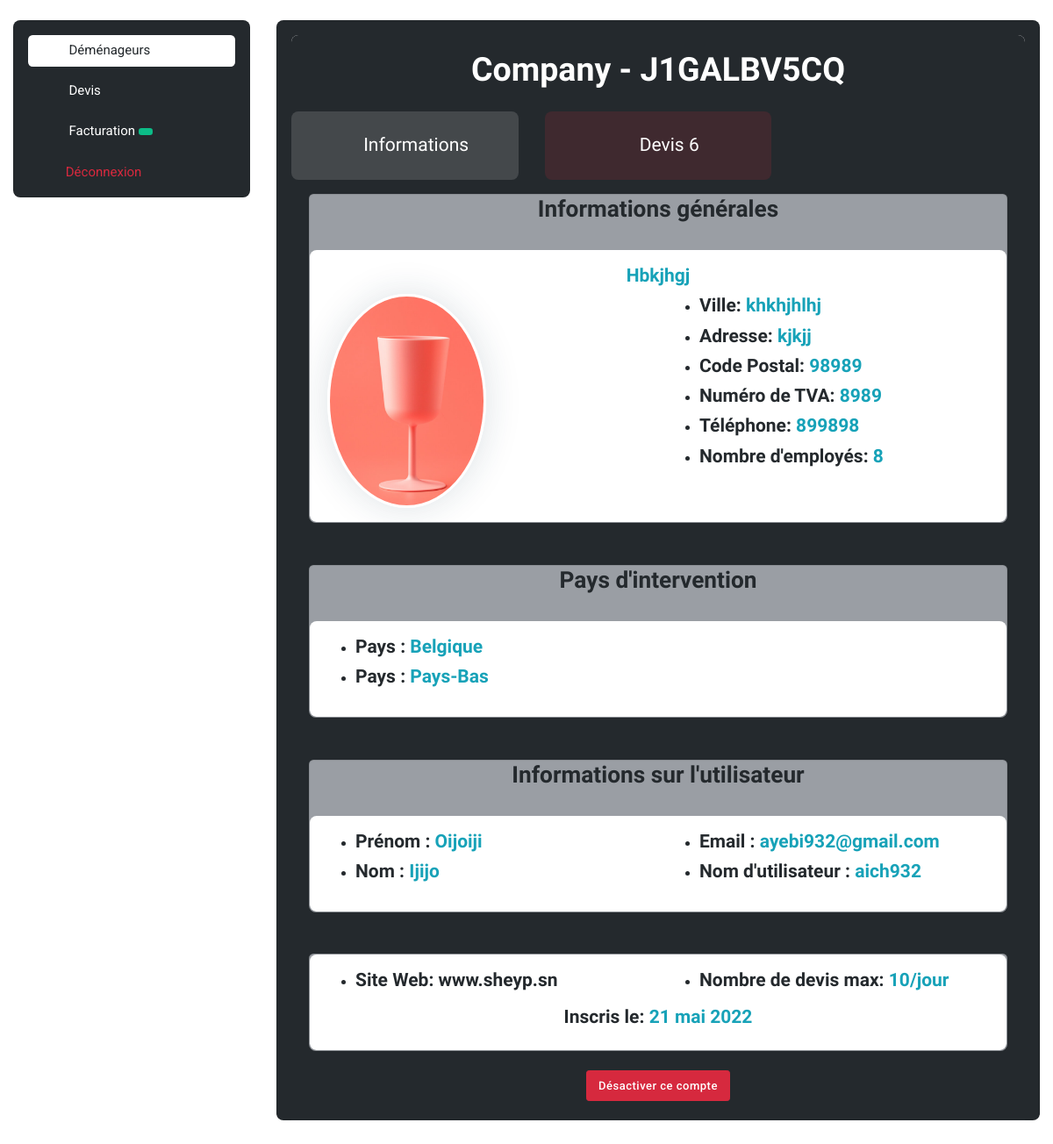
Screenshot of /administration/mover_detail/21 (signed in) with the database file from the repository.
### base_app/models.py (models this page shows, shortened)
class Mover(models.Model):
    ref = models.CharField(max_length=30, default="")
    company_name = models.CharField(max_length=300)
    company_phone_number = models.CharField(max_length=50)
    Adresse = models.CharField(max_length=300, default="")
    employee_number = models.IntegerField(default=0)
    number_max_quote_request = models.IntegerField(default=0)
    website = models.CharField(max_length=300, default="")
    TVA_number = models.CharField(max_length=30, default="")
    Postal_Code = models.IntegerField(default=0)
    City = models.CharField(max_length=300, default="")
    company_statut = models.CharField(max_length=300, default="")
    company_description = models.TextField(default="")
    logo = models.ImageField(upload_to='user/images/profil_image/', blank=True, default="")
    validated = models.BooleanField(default=False)
    activated = models.BooleanField(default=False)
    created = models.DateTimeField(auto_now_add=True)
    user = models.ForeignKey(User, on_delete=models.CASCADE, default="")
    country = models.ForeignKey(Country, on_delete=models.CASCADE, default="")
    moving_type1 = models.ForeignKey(Moving_Type1, on_delete=models.CASCADE, default="")

class Mover_Country(models.Model):
    country_name = models.CharField(max_length=300)
    departure = models.BooleanField(default=False)
    arrival = models.BooleanField(default=False)
    country = models.ForeignKey(Country, on_delete=models.CASCADE, default="")
    mover = models.ForeignKey(Mover, on_delete=models.CASCADE)

class Country(models.Model):
    name = models.CharField(max_length=300)

### administration/views.py (the view)
# urls.py: path('mover_detail/<int:mover_pk>', views.mover_detail, name='mover_detail'),
@login_required
def mover_detail(request, mover_pk):
    mover = get_object_or_404(Mover, pk=mover_pk)
    countries = Country.objects.all()
    moving_type1 = Moving_Type1.objects.all()
    moving_type2 = Moving_Type2.objects.all()
    movers = Mover.objects.all()
    users = User.objects.all()
    movers_country = Mover_Country.objects.filter(mover_id=mover_pk)
    number_mover_quote_requests = Mover_Quote_Request.objects.filter(mover_id=mover_pk).count()
    return render(request, 'administration/movers/mover_detail.html', {'mover': mover, 'countries': countries,
                                                                       'moving_type1': moving_type1, 'moving_type2'
                                                                       : moving_type2, 'movers': movers, 'users':
                                                                           users, 'number_mover_quote_requests':
                                                                           number_mover_quote_requests,
                                                                       'movers_country':
                                                                           movers_country})

### administration/templates/administration/movers/mover_detail.html (shortened to what this page needs)
{% extends 'administration/admin_base.html' %}
{% load static %}
{% block demenageur_active %} active {% endblock %}
{% block main %}
    <div class="card">
        <div class="card-header bg-dark" align="center">
            <h2 class="text-white">{{mover.company_name|capfirst}} - {{mover.ref}}</h2>
        </div>
        <div class="row bg-dark">
            <div class="col-sm-6 col-lg-4">
                <a href="{% url 'mover_detail' mover.id %}" class="d-flex justify-content-center align-items-center p-4 bg-light bg-opacity-15 rounded-3">
                    <div class="ms-4">
                        <span class="mb-0 h5 fw-light text-white">Informations</span>
                    </div>
                </a>
            </div>
            <div class="col-sm-6 col-lg-4">
                <a href="{% url 'mover_devis' mover.id %}" class="d-flex justify-content-center align-items-center p-4 bg-danger bg-opacity-15 rounded-3">
                    <div class="ms-4">
                        <span class="mb-0 h5 fw-light text-white">
                            {% if number_mover_quote_requests %}
                                Devis {{number_mover_quote_requests}}
                            {% else %}
                                Devis 0
                            {% endif %}
                        </span>
                    </div>
                </a>
            </div>
        </div>
        <div class="card-body bg-dark">
            <div class="card card-body bg-secondary rounded-top border overflow-hidden p-0 ">
                <center><h4>Informations générales</h4></center>
                <div class="card card-body text-dark">
                    <center>
                        <h5>
                            <span class="text-info">{{mover.company_description|capfirst}}</span>
                        </h5>
                    </center>
                    <div class="row">
                        <div class="col-sm-6">
                            <img class="avatar-img rounded-circle border border-white border-3 shadow" style="width: 50%" src="{{mover.logo.url}}">
                        </div>
                        <div class="col-sm-6">
                            <ul>
                                <li>
                                    <h5>
                                        Ville:
                                        <span class="text-info">{{mover.City}}</span>
                                    </h5>
                                </li>
                                <li>
                                    <h5>
                                        Adresse:
                                        <span class="text-info">{{mover.Adresse}}</span>
                                    </h5>
                                </li>
                                <li>
                                    <h5>
                                        Code Postal:
                                        <span class="text-info">{{mover.Postal_Code}}</span>
                                    </h5>
                                </li>
                                <li>
                                    <h5>
                                        Numéro de TVA:
                                        <span class="text-info">{{mover.TVA_number}}</span>
                                    </h5>
                                </li>
                                <li>
                                    <h5>
                                        Téléphone:
                                        <span class="text-info">{{mover.company_phone_number}}</span>
                                    </h5>
                                </li>
                                <li>
                                    <h5>
                                        Nombre d'employés:
                                        <span class="text-info">{{mover.employee_number}}</span>
                                    </h5>
                                </li>
                            </ul>
                        </div>
                    </div>
                </div>
            </div>
            {% if mover.moving_type1.name == 'International' %}
                <div class="card card-body bg-secondary rounded-top border overflow-hidden p-0 mt-5">
                    <center><h4>Pays d'intervention</h4></center>
                    <div class="card card-body text-dark">
                        <div class="row">
                            <div class="col-sm-12">
                                <ul>
                                    {% for mover_country in movers_country %}
                                        <li>
                                            <h5>
                                                Pays :
                                                <span class="text-info">{{mover_country.country.name|capfirst}}</span>
                                            </h5>
                                        </li>
                                    {% endfor %}
                                </ul>
                            </div>
                        </div>
                    </div>
                </div>
            {% endif %}
            <div class="card card-body bg-secondary rounded-top border overflow-hidden p-0 mt-5">
                <center><h4>Informations sur l'utilisateur</h4></center>
                {% for user in users %}
                    {% if mover.user_id == user.id %}
                        <div class="card card-body text-dark">
                            <div class="row">
                                <div class="col-sm-6">
                                    <ul>
                                        <li>
                                            <h5>
                                                Prénom :
                                                <span class="text-info">{{user.first_name|capfirst}}</span>
                                            </h5>
                                        </li>
                                        <li>
                                            <h5>
                                                Nom :
                                                <span class="text-info">{{user.last_name|capfirst}}</span>
                                            </h5>
                                        </li>
                                    </ul>
                                </div>
                                <div class="col-sm-6">
                                    <ul>
                                        <li>
                                            <h5>
                                                Email :
                                                <span class="text-info">{{user.email}}</span>
                                            </h5>
                                        </li>
                                        <li>
                                            <h5>
                                                Nom d'utilisateur :
                                                <span class="text-info">{{user.username}}</span>
                                            </h5>
                                        </li>
                                    </ul>
                                </div>
                            </div>
                        </div>
                    {% endif %}
                {% endfor %}
            </div>
            <div class="card card-body bg-secondary rounded-top border overflow-hidden p-0 mt-5">
                <div class="card card-body text-dark">
                    <div class="row">
                        <div class="col-sm-6">
                            <ul>
                                <li>
                                    <h5>
                                        Site Web:
                                        <a href="{{mover.website}}">{{mover.website}}</a>
                                    </h5>
                                </li>
                            </ul>
                        </div>
                        <div class="col-sm-6">
                            <ul>
                                <li>
                                    <h5>
                                        Nombre de devis max:
                                        <span class="text-info">{{mover.number_max_quote_request}}/jour</span>
                                    </h5>
                                </li>
                            </ul>
                        </div>
                        <div class="col-sm-12">
                            <center>
                                <h5>
                                    Inscris le:
                                    {% load i18n %}
                                    {% language 'fr' %}
                                        <span class="text-info">{{mover.created|date:'d F Y'}}</span>
                                    {% endlanguage %}
                                </h5>
                            </center>
                        </div>
                    </div>
                </div>
            </div>
            {% if mover.activated == False %}
                <center>
                    <a type="button" href="{% url 'mover_active_unactive' mover.id %}" class="btn btn-sm btn-success">
                        Activer ce compte
                    </a>
                </center>
            {% else %}
                <center>
                    <a type="button" href="{% url 'mover_active_unactive' mover.id %}" class="btn btn-sm btn-danger">
                        Désactiver ce compte
                    </a>
                </center>
            {% endif %}
        </div>
    </div>
{% endblock %}

### rows the page displays
Mover: company_name "Company", ref "J1GALBV5CQ", company_description "Hbkjhgj", logo (picture), City "khkhjhlhj", Adresse "kjkjj", Postal_Code "98989", TVA_number "8989", company_phone_number "899898", employee_number "8", website "www.sheyp.sn", number_max_quote_request "10", created "21 mai 2022"
Mover_Country: country.name "Belgique"
Mover_Country: country.name "Pays-Bas"

### other values shown
{{ number_mover_quote_requests }} "6"
{{ user.first_name|capfirst }} "Oijoiji"
{{ user.last_name|capfirst }} "Ijijo"
{{ user.email }} "ayebi932@gmail.com"
{{ user.username }} "aich932"
